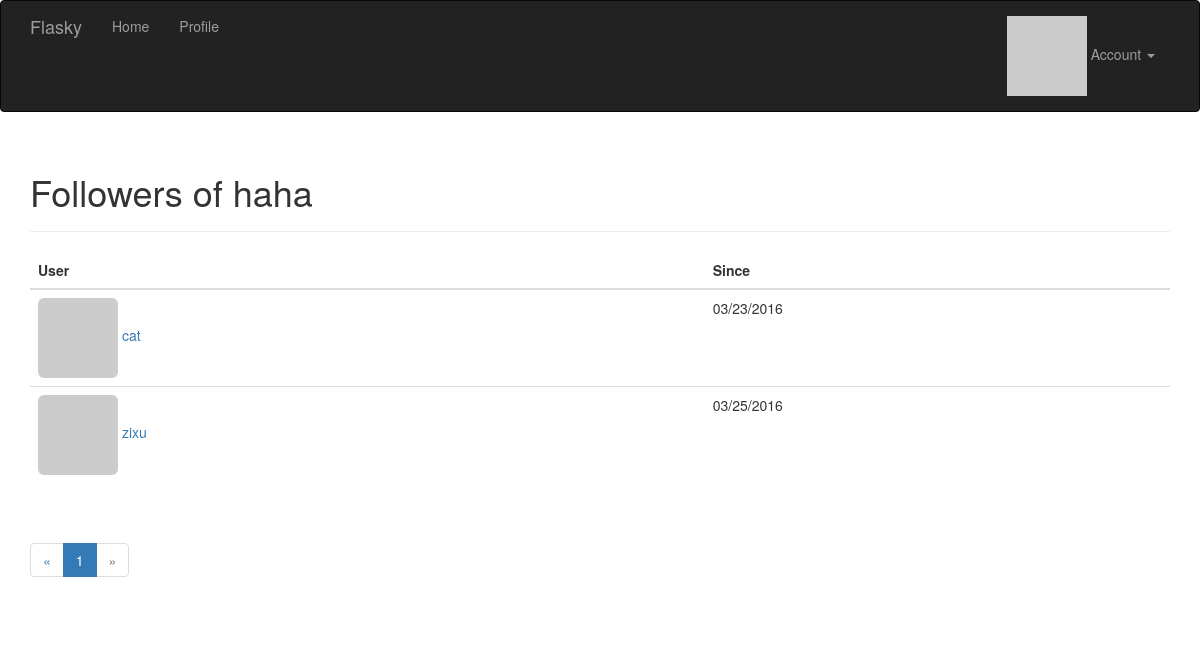
The app's page /followers/haha (signed in) with its own data.
### app/models.py (models this page shows, shortened)
class User(UserMixin, db.Model):
    __tablename__ = 'users'
    id = db.Column(db.Integer, primary_key=True)
    email = db.Column(db.String(64), unique=True, index=True)
    username = db.Column(db.String(64), unique=True, index=True)
    role_id = db.Column(db.Integer, db.ForeignKey('roles.id'))
    password_hash = db.Column(db.String(128))
    confirmed = db.Column(db.Boolean, default=False)
    name = db.Column(db.String(64))
    location = db.Column(db.String(64))
    about_me = db.Column(db.Text())
    member_since = db.Column(db.DateTime(), default=datetime.utcnow)
    last_seen = db.Column(db.DateTime(), default=datetime.utcnow)
    avatar_hash = db.Column(db.String(32))
    posts = db.relationship('Post', backref='author', lazy='dynamic')
    followed = db.relationship('Follow',
                               foreign_keys=[Follow.follower_id],
                               backref=db.backref('follower', lazy='joined'),
                               lazy='dynamic',
                               cascade='all, delete-orphan')
    followers = db.relationship('Follow',
                                foreign_keys=[Follow.followed_id],
                                backref=db.backref('followed', lazy='joined'),
                                lazy='dynamic',
                                cascade='all, delete-orphan')
    comments = db.relationship('Comment', backref='author', lazy='dynamic')
    @property
    def password(self):
        raise AttributeError('password is not a readable attribute')
    def can(self, permissions):
        return self.role is not None and \
            (self.role.permissions & permissions) == permissions
    def ping(self):
        self.last_seen = datetime.utcnow()
        db.session.add(self)
    def gravatar(self, size=100, default='identicon', rating='g'):
        if request.is_secure:
            url = 'https://secure.gravatar.com/avatar'
        else:
            url = 'http://www.gravatar.com/avatar'
        hash = self.avatar_hash or hashlib.md5(
            self.email.encode('utf-8')).hexdigest()
        return '{url}/{hash}?s={size}&d={default}&r={rating}'.format(
            url=url, hash=hash, size=size, default=default, rating=rating)

class Follow(db.Model):
    __tablename__ = 'follows'
    follower_id = db.Column(db.Integer, db.ForeignKey('users.id'),
                            primary_key=True)
    followed_id = db.Column(db.Integer, db.ForeignKey('users.id'),
                            primary_key=True)
    timestamp = db.Column(db.DateTime, default=datetime.utcnow)

### app/main/views.py (the view)
@main.route('/followers/<username>')
def followers(username):
    user = User.query.filter_by(username=username).first()
    if user is None:
        flash('Invalid user.')
        return redirect(url_for('.index'))
    page = request.args.get('page' , 1, type=int)
    pagination = user.followers.paginate(
        page, per_page=current_app.config['FLASKY_FOLLOWERS_PER_PAGE'],
        error_out=False)
    follows = [{'user': item.follower, 'timestamp': item.timestamp}
        for item in pagination.items]
    return render_template('followers.html', user=user, title="Followers of",
        endpoint='.followers', pagination=pagination,
        follows=follows)

### app/auth/views.py (called while the page is built)
@auth.before_app_request
def before_request():
    if current_user.is_authenticated:
        current_user.ping()
        if not current_user.confirmed \
                and request.endpoint[:5] != 'auth.' \
                and request.endpoint != 'static':
            return redirect(url_for('auth.unconfirmed'))

### app/main/__init__.py (called while the page is built)
@main.app_context_processor
def inject_permissions():
    return dict(Permission=Permission)

### app/main/views.py (called while the page is built)
@main.after_app_request
def after_request(response):
    for query in get_debug_queries():
        if query.duration >= current_app.config['FLASKY_SLOW_DB_QUERY_TIME']:
            current_app.logger.warning(
                'Slow query: %s\nParameters: %s\nDuration: %fs\nContext: %s\n' %
                                       (query.statement, query.parameters, query.duration,
                                            query.context))
    return response

### app/models.py (called while the page is built)
@login_manager.user_loader
def load_user(user_id):
    return User.query.get(int(user_id))

### app/templates/followers.html (shortened to what this page needs)
{% extends "base.html" %}
{% import "_macros.html" as macros %}
{% block page_content %}
<div class="page-header">
    <h1>{{ title }} {{ user.username }}</h1>
</div>
<table class="table table-hover followers">
    <thead><tr><th>User</th><th>Since</th></tr></thead>
    {% for follow in follows %}
    {% if follow.user !=user %}
    <tr>
        <td>
            <a href="{{ url_for('.user', username = follow.user.username) }}">
                <img class="img-rounded" src="{{ follow.user.gravatar(size=32) }}">
                {{ follow.user.username }}
            </a>
        </td>
        <td>{{ moment(follow.timestamp).format('L') }}</td>
    </tr>
    {% endif %}
    {% endfor %}
</table>
<div class="pagination">
    {{ macros.pagination_widget(pagination, endpoint, username = user.username) }}
</div>
{% endblock %}

### records on screen
User: username "haha"
User: user.username "cat"
Follow: timestamp "03/23/2016"
User: user.username "zixu"
Follow: timestamp "03/25/2016"

### other values on screen
{{ title }} "Followers of"
{{ p }} "1"
